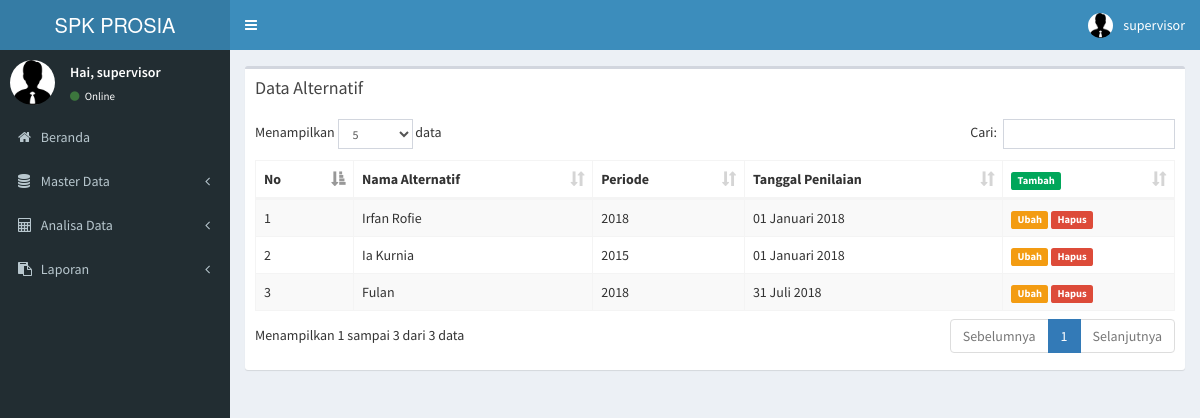
/spk/index.php?menu=alt (signed in), run on the app's committed database.
### tables this page shows
CREATE TABLE `t_alternatif` (
  `id_alternatif` int(11) NOT NULL,
  `nik` varchar(15) NOT NULL,
  `periode` varchar(4) NOT NULL,
  `tgl_penilaian` date NOT NULL,
  `aktif` char(1) NOT NULL DEFAULT 'Y'
);

CREATE TABLE `t_karyawan` (
  `nik` varchar(15) NOT NULL,
  `nama` varchar(50) NOT NULL,
  `jabatan` varchar(50) NOT NULL,
  `tgl_masuk` date NOT NULL,
  `no_ktp` varchar(16) NOT NULL,
  `jk` int(1) NOT NULL,
  `tempat` varchar(25) NOT NULL,
  `tgl_lahir` date NOT NULL,
  `alamat` text NOT NULL,
  `no_tlp` varchar(12) NOT NULL,
  `status` char(1) NOT NULL DEFAULT 'Y'
);

### spk/function/date_convert.php (called while the page is built, shortened)
<?php
function format_bulan($bulan) {
    if ($bulan == 1) {
        $bln = "Januari";
    } elseif ($bulan == 2) {
        $bln = "Februari";
    } elseif ($bulan == 3) {
        $bln = "Maret";
    } elseif ($bulan == 4) {
        $bln = "April";
    } elseif ($bulan == 5) {
        $bln = "Mei";
    } elseif ($bulan == 6) {
        $bln = "Juni";
    } elseif ($bulan == 7) {
        $bln = "Juli";
    } elseif ($bulan == 8) {
        $bln = "Agustus";
    } elseif ($bulan == 9) {
        $bln = "September";
    } elseif ($bulan == 10) {
        $bln = "Oktober";
    } elseif ($bulan == 11) {
        $bln = "November)";
    } elseif ($bulan == 12) {
        $bln = "Desember";
    } else {
        $bln = "";
    }
    return $bln;
}
function tgl_($tgl) {
    $date = explode("-", $tgl);
    $tanggal = $date[2];
    $bulan = $date[1];
    $tahun = $date[0];
    return $tanggal . " " . format_bulan($bulan) . " " . $tahun;
}
?>

### spk/module/alternatif.php (the view, shortened to what this page needs)
<section class="content">
    <div class="row">
        <div class="col-xs-12">
        </div>
    </div>
    <div class="row">
        <div class="col-xs-12">
            <div class="box">
                <div class="box-header">
                    <h3 class="box-title">Data Alternatif</h3>
                </div>
                <div class="box-body">
                    <table id="example1" class="table table-bordered table-striped">
                        <thead>
                            <tr>
                                <th>No</th>
                                <th>Nama Alternatif</th>
                                <th>Periode</th>
                                <th>Tanggal Penilaian</th>
                                <th><a href="#modal-default-1" data-toggle="modal" class="add-alt" id="0"><span class="label label-success">Tambah</span></a></th>
                            </tr>
                        </thead>
                        <tbody>
                            <?php
                            include '../spk/function/date_convert.php';
                            $no = 1;
                            $sql = mysql_query("SELECT k.*,a.* FROM t_karyawan k, t_alternatif a WHERE a.nik=k.nik AND a.aktif='Y'");
                            while ($row = mysql_fetch_array($sql)) {
                                ?>
                                <tr>
                                    <td><?php echo $no++; ?></td>
                                    <td><?php echo $row['nama']; ?></td>
                                    <td><?php echo $row['periode']; ?></td>
                                    <td><?php echo tgl_($row['tgl_penilaian']); ?></td>
                                    <td>
                                        <a href="#modal-default-1" data-toggle="modal" class="edit-alt" id="<?php echo $row['id_alternatif']; ?>"><span class="label label-warning">Ubah</span></a>
                                        <a href="#" onclick="yes('../spk/proses/p_alternatif.php?act=delete&id=<?php echo $row['id_alternatif']?>')"> <span class="label label-danger">Hapus</span></a>
                                    </td>
                                </tr>
                            <?php } ?>
                        </tbody>
                    </table>
                </div>
            </div>
        </div>
    </div>
</section>

### data on the page
t_alternatif: nik.nama "Irfan Rofie", periode "2018", tgl_penilaian "01 Januari 2018"
t_alternatif: nik.nama "Ia Kurnia", periode "2015", tgl_penilaian "01 Januari 2018"
t_alternatif: nik.nama "Fulan", periode "2018", tgl_penilaian "31 Juli 2018"

### other printed values
$_SESSION['username'] "supervisor"
